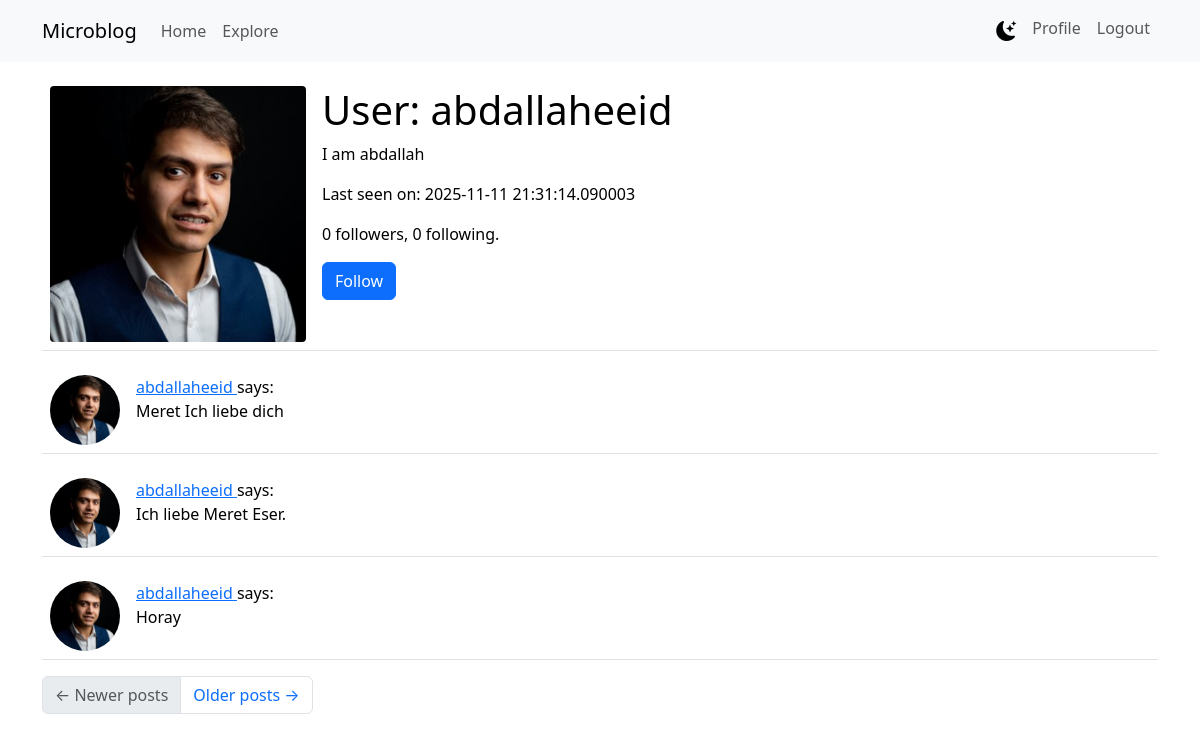
Page /user/abdallaheeid (signed in) on the committed database.
### app/models.py (models this page shows, shortened)
class User(UserMixin, db.Model):
    id: so.Mapped[int] = so.mapped_column(primary_key=True)
    username: so.Mapped[str] = so.mapped_column(sa.String(64), index=True, unique=True)
    email: so.Mapped[str] = so.mapped_column(sa.String(120), index=True, unique=True)
    password_hash: so.Mapped[Optional[str]] = so.mapped_column(sa.String(256))
    posts: so.WriteOnlyMapped['Post'] = so.relationship(
        back_populates='author')
    about_me: so.Mapped[Optional[str]] = so.mapped_column(sa.String(140))
    last_seen: so.Mapped[Optional[datetime]] = so.mapped_column(
        default=lambda: datetime.now(timezone.utc))
    profile_image: so.Mapped[Optional[str]] = so.mapped_column(sa.String(128))
    following: so.WriteOnlyMapped['User'] = so.relationship(
        secondary=followers, primaryjoin=(followers.c.follower_id == id),
        secondaryjoin=(followers.c.followed_id == id),
        back_populates='followers')
    followers: so.WriteOnlyMapped['User'] = so.relationship(
        secondary=followers, primaryjoin=(followers.c.followed_id == id),
        secondaryjoin=(followers.c.follower_id == id),
        back_populates='following')
    def avatar(self, size):
        if getattr(self, 'profile_image', None):
            return f'/static/uploads/{self.profile_image}'
        digest = md5(self.email.lower().encode('utf-8')).hexdigest()
        return f'https://www.gravatar.com/avatar/{digest}?d=identicon&s={size}'
    def is_following(self, user):
        query = self.following.select().where(User.id == user.id)
        return db.session.scalar(query) is not None
    def followers_count(self):
        query = sa.select(sa.func.count()).select_from(
            self.followers.select().subquery())
        return db.session.scalar(query)
    def following_count(self):
        query = sa.select(sa.func.count()).select_from(
            self.following.select().subquery())
        return db.session.scalar(query)

class Post(db.Model):
    id: so.Mapped[int] = so.mapped_column(primary_key=True)
    body: so.Mapped[str] = so.mapped_column(sa.String(140))
    timestamp: so.Mapped[datetime] = so.mapped_column(
        index=True, default=lambda: datetime.now(timezone.utc))
    user_id: so.Mapped[int] = so.mapped_column(sa.ForeignKey(User.id),
                                               index=True)
    author: so.Mapped[User] = so.relationship(back_populates='posts')

### app/routes.py (the view)
@app.route('/user/<username>')
@login_required
def user(username):
    user = db.first_or_404(sa.select(User).where(User.username == username))
    page = request.args.get('page', 1, type=int)
    query = user.posts.select().order_by(Post.timestamp.desc())
    posts = db.paginate(query, page=page,
                        per_page=app.config['POSTS_PER_PAGE'],
                        error_out=False)
    next_url = url_for('user', username=user.username, page=posts.next_num) \
        if posts.has_next else None
    prev_url = url_for('user', username=user.username, page=posts.prev_num) \
        if posts.has_prev else None
    form = EmptyForm()
    profile_form = None
    if user == current_user:
        profile_form = ProfileImageForm()
    return render_template('user.html', user=user, posts=posts.items,
                           next_url=next_url, prev_url=prev_url, form=form,
                           profile_form=profile_form)

### app/forms.py
class EmptyForm(FlaskForm):
    submit = SubmitField('Submit')

### app/models.py (called while the page is built)
@login.user_loader
def load_user(id):
    return db.session.get(User, int(id))

### app/routes.py (called while the page is built)
@app.before_request
def before_request():
    if current_user.is_authenticated:
        current_user.last_seen = datetime.now(timezone.utc)
        db.session.commit()

### app/templates/user.html (shortened to what this page needs)
{% extends "base.html" %}
{% block content %}
    <table class="table table-hover">
        <tr>
            <td width="256px">
                <div class="profile-image-wrapper" data-username="{{ user.username }}" style="position:relative; width:256px; height:256px;">
                    <img id="profileImage" src="{{ user.avatar(256) }}" alt="{{ user.username }}" style="width:256px; height:256px; object-fit:cover; border-radius:4px;" />
                </div>
            </td>
            <td>
                <h1>User: {{ user.username }}</h1>
                {% if user.about_me %}<p>{{ user.about_me }}</p>{% endif %}
                {% if user.last_seen %}<p>Last seen on: {{ user.last_seen }}</p>{% endif %}
                <p>{{ user.followers_count() }} followers, {{ user.following_count() }} following.</p>
                {% if user == current_user %}
                <p><a href="{{ url_for('edit_profile') }}">Edit your profile</a></p>
                {% elif not current_user.is_following(user) %}
                <p>
                    <form action="{{ url_for('follow', username=user.username) }}" method="post">
                        {{ form.submit(value='Follow', class_='btn btn-primary') }}
                    </form>
                </p>
                {% endif %}
            </td>
        </tr>
    </table>
    {% for post in posts %}
        {% include '_post.html' %}
    {% endfor %}
    <nav aria-label="Post navigation">
        <ul class="pagination">
            <li class="page-item{% if not prev_url %} disabled{% endif %}">
                <a class="page-link" href="{{ prev_url }}">
                    <span aria-hidden="true">&larr;</span> Newer posts
                </a>
            </li>
            <li class="page-item{% if not next_url %} disabled{% endif %}">
                <a class="page-link" href="{{ next_url }}">
                    Older posts <span aria-hidden="true">&rarr;</span>
                </a>
            </li>
        </ul>
    </nav>
{% endblock %}

### app/templates/_post.html
<table class="table table-hover">
  <tr>
    <td width="70px">
      <a href="{{ url_for('user', username=post.author.username) }}">
        <img
          class="post-avatar"
          src="{{ post.author.avatar(70) }}"
          alt="{{ post.author.username }}"
        />
      </a>
    </td>
    <td>
      <a href="{{ url_for('user', username=post.author.username) }}">
        {{ post.author.username }}
      </a>
      says:
      <br />
      {{ post.body }}
    </td>
  </tr>
</table>

### app/static/css/dark-theme.css (style rules this page uses)
:root { --bs-body-bg: #ffffff; --bs-body-color: #000000; }

### app/static/css/profile.css (style rules this page uses)
.post-avatar { width: 70px; height: 70px; object-fit: cover; border-radius: 50%; display: block; }
.profile-image-wrapper img { width: 100%; height: 100%; object-fit: cover; }

### rows in the picture
User: avatar (picture), username "abdallaheeid", about_me "I am abdallah", last_seen "2025-11-11 21:31:14.090003"
Post: author.avatar (picture), author.username "abdallaheeid", body "Meret Ich liebe dich"
Post: author.avatar (picture), author.username "abdallaheeid", body "Ich liebe Meret Eser."
Post: author.avatar (picture), author.username "abdallaheeid", body "Horay"

### other values in the picture
{{ user.followers_count() }} "0"
{{ user.following_count() }} "0"
